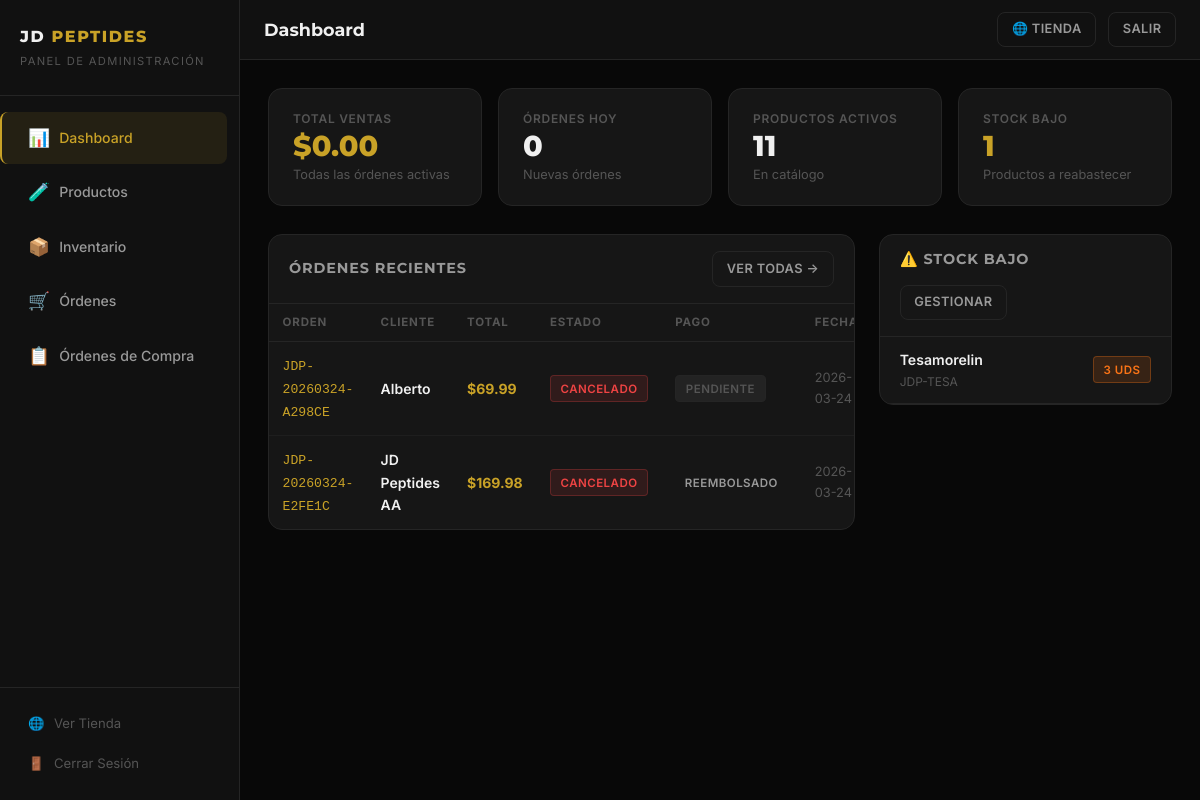
/admin (signed in), run on the app's committed database.
### tables this page shows
CREATE TABLE orders (
    id INTEGER PRIMARY KEY AUTOINCREMENT,
    order_number TEXT UNIQUE NOT NULL,
    customer_name TEXT NOT NULL,
    customer_email TEXT NOT NULL,
    customer_phone TEXT,
    address TEXT,
    city TEXT,
    state TEXT,
    zip_code TEXT,
    payment_method TEXT,
    notes TEXT,
    subtotal REAL,
    shipping REAL DEFAULT 0,
    total REAL,
    status TEXT DEFAULT 'nuevo',
    payment_status TEXT DEFAULT 'pendiente',
    created_at TEXT DEFAULT (datetime('now'))
);

CREATE TABLE products (
    id INTEGER PRIMARY KEY AUTOINCREMENT,
    sku TEXT UNIQUE NOT NULL,
    name TEXT NOT NULL,
    category TEXT NOT NULL,
    dose TEXT NOT NULL,
    price REAL NOT NULL,
    description TEXT,
    benefits TEXT,
    stock INTEGER DEFAULT 0,
    low_stock_alert INTEGER DEFAULT 5,
    active INTEGER DEFAULT 1,
    created_at TEXT DEFAULT (datetime('now'))
, image_path TEXT DEFAULT '');

### app.py (the view)
@app.route('/admin')
@admin_required
def admin_dashboard():
    today = date.today().isoformat()
    total_sales = query_db(
        "SELECT COALESCE(SUM(total),0) as v FROM orders WHERE status != 'cancelado'",
        one=True
    )['v']
    orders_today = query_db(
        "SELECT COUNT(*) as c FROM orders WHERE date(created_at)=?", (today,), one=True
    )['c']
    active_products = query_db(
        "SELECT COUNT(*) as c FROM products WHERE active=1", one=True
    )['c']
    low_stock = query_db(
        "SELECT COUNT(*) as c FROM products WHERE active=1 AND stock <= low_stock_alert", one=True
    )['c']
    recent_orders = query_db(
        "SELECT * FROM orders ORDER BY created_at DESC LIMIT 10"
    )
    low_stock_products = query_db(
        "SELECT * FROM products WHERE active=1 AND stock <= low_stock_alert ORDER BY stock ASC LIMIT 10"
    )
    return render_template('admin/dashboard.html',
                           total_sales=total_sales,
                           orders_today=orders_today,
                           active_products=active_products,
                           low_stock=low_stock,
                           recent_orders=recent_orders,
                           low_stock_products=low_stock_products)

### app.py (called while the page is built)
def get_db():
    db = getattr(g, '_database', None)
    if db is None:
        os.makedirs(os.path.dirname(DATABASE), exist_ok=True)
        db = g._database = sqlite3.connect(DATABASE)
        db.row_factory = sqlite3.Row
        db.execute("PRAGMA foreign_keys = ON")
    return db

@app.teardown_appcontext
def close_connection(exception):
    db = getattr(g, '_database', None)
    if db is not None:
        db.close()

def query_db(query, args=(), one=False):
    cur = get_db().execute(query, args)
    rv = cur.fetchall()
    cur.close()
    return (rv[0] if rv else None) if one else rv

def admin_required(f):
    @wraps(f)
    def decorated(*args, **kwargs):
        if not session.get('admin_logged_in'):
            return redirect(url_for('admin_login'))
        return f(*args, **kwargs)
    return decorated

### templates/admin/dashboard.html (shortened to what this page needs)
{% extends "admin/base.html" %}
{% block page_title %}Dashboard{% endblock %}
{% block content %}
<div class="admin-metrics">
  <div class="metric-card">
    <div class="metric-label">Total Ventas</div>
    <div class="metric-value gold">${{ "%.2f"|format(total_sales) }}</div>
    <div class="metric-sub">Todas las órdenes activas</div>
  </div>
  <div class="metric-card">
    <div class="metric-label">Órdenes Hoy</div>
    <div class="metric-value">{{ orders_today }}</div>
    <div class="metric-sub">Nuevas órdenes</div>
  </div>
  <div class="metric-card">
    <div class="metric-label">Productos Activos</div>
    <div class="metric-value">{{ active_products }}</div>
    <div class="metric-sub">En catálogo</div>
  </div>
  <div class="metric-card">
    <div class="metric-label">Stock Bajo</div>
    <div class="metric-value {% if low_stock > 0 %}gold{% endif %}">{{ low_stock }}</div>
    <div class="metric-sub">Productos a reabastecer</div>
  </div>
</div>
<div style="display:grid;grid-template-columns:2fr 1fr;gap:1.5rem;align-items:start">
  <div class="admin-card">
    <div class="admin-card-header">
      <h3>Órdenes Recientes</h3>
      <a href="{{ url_for('admin_ordenes') }}" class="btn btn-ghost btn-sm">Ver todas →</a>
    </div>
    <div style="overflow-x:auto">
      <table class="admin-table">
        <thead>
          <tr>
            <th>Orden</th>
            <th>Cliente</th>
            <th>Total</th>
            <th>Estado</th>
            <th>Pago</th>
            <th>Fecha</th>
          </tr>
        </thead>
        <tbody>
          {% for o in recent_orders %}
            <tr>
              <td>
                <a href="{{ url_for('admin_orden_detalle', oid=o['id']) }}" class="mono">{{ o['order_number'] }}</a>
              </td>
              <td class="strong">{{ o['customer_name'] }}</td>
              <td style="color:var(--gold);font-weight:700">${{ "%.2f"|format(o['total']) }}</td>
              <td><span class="badge status-{{ o['status'] }}">{{ o['status'] }}</span></td>
              <td><span class="badge status-{{ o['payment_status'] }}">{{ o['payment_status'] }}</span></td>
              <td style="font-size:0.8rem;color:var(--text3)">{{ o['created_at'][:10] }}</td>
            </tr>
          {% else %}
            <tr><td colspan="6" style="text-align:center;color:var(--text3);padding:2rem">Sin órdenes aún</td></tr>
          {% endfor %}
        </tbody>
      </table>
    </div>
  </div>
  <div class="admin-card">
    <div class="admin-card-header">
      <h3>⚠️ Stock Bajo</h3>
      <a href="{{ url_for('admin_inventario') }}" class="btn btn-ghost btn-sm">Gestionar</a>
    </div>
    <div class="admin-card-body" style="padding:0">
      {% if low_stock_products %}
        {% for p in low_stock_products %}
          <div style="display:flex;justify-content:space-between;align-items:center;padding:0.75rem 1.25rem;border-bottom:1px solid var(--border)">
            <div>
              <div style="font-weight:600;font-size:0.88rem;color:var(--text)">{{ p['name'] }}</div>
              <div style="font-size:0.75rem;color:var(--text3)">{{ p['sku'] }}</div>
            </div>
            <div>
              <span class="badge {% if p['stock'] == 0 %}badge-red{% else %}badge-orange{% endif %}">
                {{ p['stock'] }} uds
              </span>
            </div>
          </div>
        {% endfor %}
      {% else %}
        <div style="text-align:center;padding:2rem;color:var(--text3)">
          <div style="font-size:1.5rem;margin-bottom:0.5rem">✓</div>
          Stock en niveles óptimos
        </div>
      {% endif %}
    </div>
  </div>
</div>
{% endblock %}

### static/css/style.css (style rules this page uses)
:root { --bg: #080808; --bg2: #111111; --bg3: #161616; --bg4: #1e1e1e; --gold: #c9a227; --gold-light: #ddb940; --gold-dark: #9a7510; --text: #f0f0f0; --text2: #999999; --text3: #555555; --border: #252525; --green: #22c55e; --red: #ef4444; --orange: #f97316; --radius: 8px; --radius-lg: 14px; --shadow: 0 4px 24px rgba(0,0,0,0.5); --shadow-gold:0 0 20px rgba(201,162,39,0.25); --transition: 0.25s ease; }
*, *::before, *::after { box-sizing: border-box; margin: 0; padding: 0; }
html { scroll-behavior: smooth; }
body { font-family: 'Inter', system-ui, -apple-system, 'Segoe UI', sans-serif; background: var(--bg); color: var(--text); line-height: 1.6; font-size: 15px; min-height: 100vh; display: flex; flex-direction: column; }
a { color: var(--gold); text-decoration: none; transition: color var(--transition); }
h1, h2, h3, h4, h5 { font-family: 'Montserrat', system-ui, sans-serif; font-weight: 700; line-height: 1.2; color: var(--text); }
h3 { font-size: 1.25rem; }
.gold { color: var(--gold); }
.badge { display: inline-block; padding: 0.2rem 0.6rem; border-radius: 4px; font-size: 0.72rem; font-weight: 600; letter-spacing: 0.04em; text-transform: uppercase; }
.badge-orange { background: rgba(249,115,22,0.15); color: var(--orange); border: 1px solid rgba(249,115,22,0.3); }
.btn { display: inline-flex; align-items: center; gap: 0.4rem; padding: 0.65rem 1.4rem; border-radius: var(--radius); font-weight: 600; font-size: 0.88rem; letter-spacing: 0.03em; cursor: pointer; border: none; transition: all var(--transition); text-transform: uppercase; }
.btn-ghost { background: transparent; border: 1px solid var(--border); color: var(--text2); }
.btn-sm { padding: 0.4rem 0.85rem; font-size: 0.8rem; }
.admin-metrics { display: grid; grid-template-columns: repeat(4, 1fr); gap: 1rem; margin-bottom: 1.75rem; }
.metric-card { background: var(--bg3); border: 1px solid var(--border); border-radius: var(--radius-lg); padding: 1.25rem 1.5rem; display: flex; flex-direction: column; gap: 0.25rem; transition: border-color var(--transition); }
.metric-label { font-size: 0.75rem; font-weight: 600; color: var(--text3); text-transform: uppercase; letter-spacing: 0.06em; }
.metric-value { font-family: 'Montserrat', sans-serif; font-size: 1.8rem; font-weight: 800; color: var(--text); line-height: 1; }
.metric-value.gold { color: var(--gold); }
.metric-sub { font-size: 0.8rem; color: var(--text3); }
.admin-card { background: var(--bg3); border: 1px solid var(--border); border-radius: var(--radius-lg); overflow: hidden; margin-bottom: 1.5rem; }
.admin-card-header { padding: 1rem 1.25rem; border-bottom: 1px solid var(--border); display: flex; align-items: center; justify-content: space-between; gap: 1rem; flex-wrap: wrap; }
.admin-card-header h3 { font-size: 0.9rem; text-transform: uppercase; letter-spacing: 0.06em; color: var(--text2); }
.admin-card-body { padding: 1.25rem; }
.admin-table { width: 100%; border-collapse: collapse; font-size: 0.875rem; }
.admin-table th { padding: 0.6rem 0.85rem; text-align: left; font-size: 0.72rem; font-weight: 700; color: var(--text3); text-transform: uppercase; letter-spacing: 0.07em; border-bottom: 1px solid var(--border); white-space: nowrap; }
.admin-table td { padding: 0.75rem 0.85rem; border-bottom: 1px solid rgba(37,37,37,0.6); vertical-align: middle; color: var(--text2); }
.admin-table tr:last-child td { border-bottom: none; }
.admin-table .strong { font-weight: 600; color: var(--text); }
.admin-table .mono { font-family: monospace; font-size: 0.82rem; color: var(--gold); }
.status-cancelado { background: rgba(239,68,68,0.12); color: var(--red); border: 1px solid rgba(239,68,68,0.25); }
.status-pendiente { background: rgba(255,255,255,0.06); color: var(--text3); border: 1px solid var(--border); }

### data on the page
orders: order_number "JDP-20260324-A298CE", customer_name "Alberto", total "69.99", status "CANCELADO", payment_status "PENDIENTE", created_at "2026-03-24"
orders: order_number "JDP-20260324-E2FE1C", customer_name "JD Peptides AA", total "169.98", status "CANCELADO", payment_status "REEMBOLSADO", created_at "2026-03-24"
products: name "Tesamorelin", sku "JDP-TESA", stock "3"

### other printed values
{{ "%.2f"|format(total_sales) }} "0.00"
{{ orders_today }} "0"
{{ active_products }} "11"
{{ low_stock }} "1"
